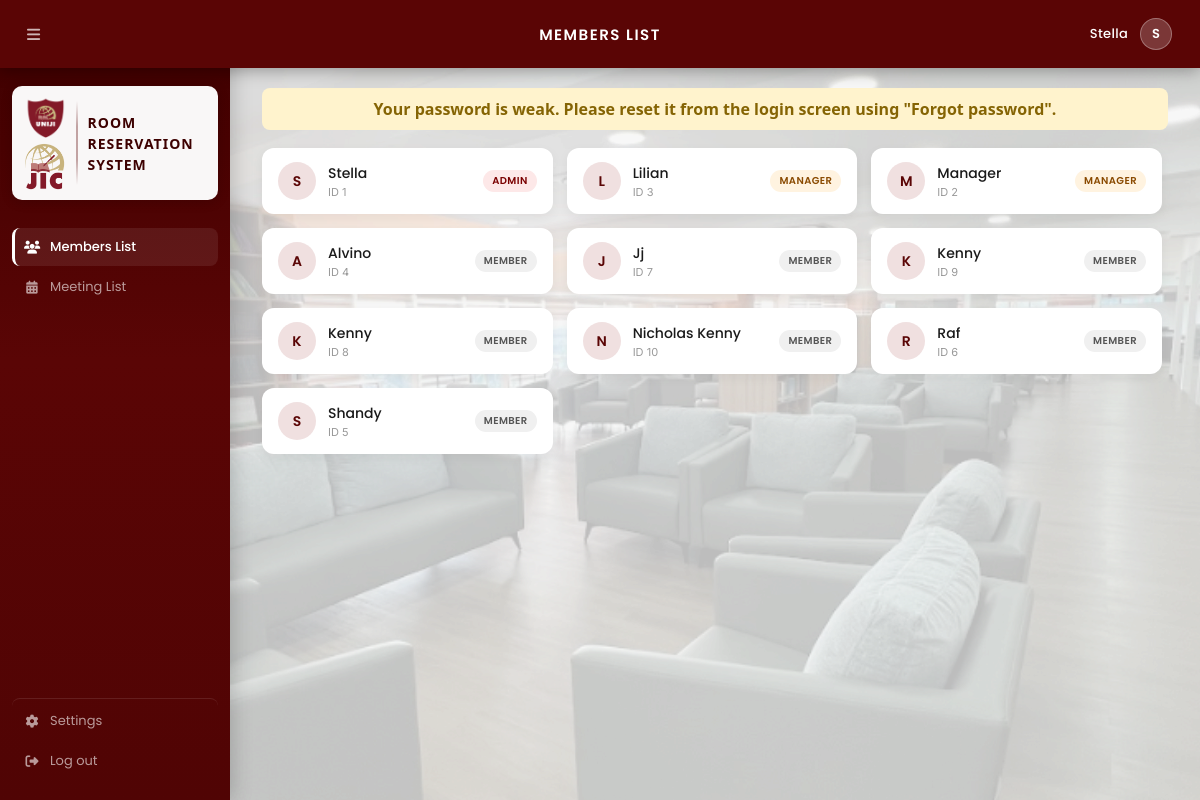
Page /pages/user_page.php (signed in) on the committed database.
### tables this page shows
CREATE TABLE `role` (
  `id` int(20) NOT NULL,
  `role` enum('Member','Admin','Manager') DEFAULT 'Member',
  `user_id` int(20) UNSIGNED NOT NULL
);

CREATE TABLE `user` (
  `id` int(20) UNSIGNED NOT NULL,
  `name` varchar(250) NOT NULL,
  `major` varchar(150) NOT NULL,
  `email` varchar(250) NOT NULL,
  `password` varchar(300) NOT NULL,
  `profile_pic` varchar(255) NOT NULL DEFAULT 'avatar1.png'
);

### pages/user_page.php (the view, shortened to what this page needs)
<?php
    require_once '../components/config.php';
    $show_weak_password = !empty($_SESSION['weak_password']);
    $sql = "SELECT user.id, user.name, user.major, user.profile_pic, role.role
            FROM user
            LEFT JOIN role ON user.id = role.user_id
            ORDER BY
                CASE
                    WHEN LOWER(role.role) = 'admin' THEN 1
                    WHEN LOWER(role.role) = 'manager' THEN 2
                    ELSE 3
                END ASC,
                user.name ASC";
    $result = $conn->query($sql);
?>
<!DOCTYPE html>
<html lang="en">
<head>
    <link rel="stylesheet" href="../assets/css/style.css">
    <link rel="stylesheet" href="https://cdnjs.cloudflare.com/ajax/libs/font-awesome/6.0.0/css/all.min.css">
</head>
<body class="user-body">
    <div class="user-hero" aria-hidden="true"></div>
    <?php include '../components/header.php'; ?>
    <div class="user-container">
        <?php require_once '../components/sidebar.php'; ?>
        <main class="main-content-wrapper">
            <?php if ($show_weak_password): ?>
                <div id="weakPasswordBanner" style="background: #fff3cd; color: #856404; padding: 10px 14px; border-radius: 8px; margin-bottom: 18px; text-align: center; font-weight: 600;">
                    Your password is weak. Please reset it from the login screen using "Forgot password".
                </div>
            <?php endif; ?>
            <div id="membersView">
                <div class="member-grid">
                    <?php if ($result && $result->num_rows > 0): ?>
                        <?php while ($row = $result->fetch_assoc()):
                            $role_raw = $row['role'] ?? 'Member';
                            $role_lower = strtolower($role_raw);
                            $role_class = in_array($role_lower, ['admin','manager','member']) ? "member-role-$role_lower" : 'member-role-default';
                            $initials = strtoupper(mb_substr($row['name'], 0, 1));
                        ?>
                            <article class="member-card"
                                    data-id="<?php echo htmlspecialchars($row['id']); ?>"
                                    data-name="<?php echo htmlspecialchars($row['name']); ?>"
                                    data-role="<?php echo htmlspecialchars($role_raw); ?>"
                                    data-major="<?php echo htmlspecialchars($row['major'] ?? 'No Major Assigned'); ?>"
                                    data-avatar="<?php echo htmlspecialchars($row['profile_pic'] ?? 'avatar1.jpg'); ?>"
                                    onclick="openMemberModal(this)">
                                <div class="member-avatar"><?php echo $initials; ?></div>
                                <div class="member-info">
                                    <div class="member-name"><?php echo htmlspecialchars($row['name']); ?></div>
                                    <div class="member-id">ID <?php echo htmlspecialchars($row['id']); ?></div>
                                </div>
                                <div class="member-right-section">
                                    <span class="member-role <?php echo $role_class; ?>">
                                        <?php echo htmlspecialchars($role_raw); ?>
                                    </span>
                                </div>
                            </article>
                        <?php endwhile; ?>
                    <?php else: ?>
                        <div class="member-empty">No members found.</div>
                    <?php endif; ?>
                </div>
            </div>
        </main>
    </div>
</body>
</html>

### components/header.php (shortened to what this page needs)
<?php
    $is_index = basename($_SERVER['PHP_SELF']) === 'index.php';
    $asset_prefix = $is_index ? '' : '../';
    $body_class = $is_index ? '' : 'user-body';
?>
<!DOCTYPE html>
<html lang="en">
<head>
    <link rel="stylesheet" href="<?php echo $asset_prefix; ?>assets/css/style.min.css?v=<?php echo time(); ?>">
    <link rel="stylesheet" href="https://cdnjs.cloudflare.com/ajax/libs/font-awesome/6.4.0/css/all.min.css">
</head>
<body<?php echo $body_class ? ' class="' . $body_class . '"' : ''; ?>>
    <?php if ($is_index): ?>
        <header class="login-header-bar" aria-hidden="true"></header>
    <?php else: ?>
        <div class="user-hero" aria-hidden="true"></div>
        <header class="user-topbar">
            <button class="topbar-menu" type="button" aria-label="Open menu">
                <i class="fas fa-bars"></i>
            </button>
            <h1 class="page-title" id="page-title">Members List</h1>
            <div class="topbar-profile">
                <span class="profile-name"><?php echo htmlspecialchars($_SESSION['name']); ?></span>
                <div class="profile-avatar">
                    <?php
                        $raw_pic = $_SESSION['profile_pic'] ?? '';
                        $pic_name = !empty($raw_pic) ? basename($raw_pic) : '';
                        $pic_path = $asset_prefix . 'assets/images/' . $pic_name;
                        if (!empty($pic_name) && file_exists($pic_path)): ?>
                            <img src="<?php echo htmlspecialchars($pic_path); ?>"
                                 alt="Profile"
                                 style="width: 100%; height: 100%; object-fit: cover; border-radius: 50%;">
                        <?php else:
                            echo strtoupper(mb_substr($_SESSION['name'], 0, 1));
                        endif;
                    ?>
                </div>
            </div>
        </header>
    <?php endif; ?>

### components/sidebar.php (shortened to what this page needs)
<aside class="sidebar">
    <div class="sidebar-brand">
        <div class="brand-logos">
            <img src="../assets/images/unijipng.png" alt="Uni logo">
            <img src="../assets/images/jiclogopng.png" alt="JIC logo">
        </div>
        <div class="brand-divider" aria-hidden="true"></div>
        <div class="brand-text">
            <span>ROOM</span>
            <span>RESERVATION</span>
            <span>SYSTEM</span>
        </div>
    </div>
    <nav class="sidebar-nav">
        <a href="javascript:void(0);" onclick="switchView('members')" id="nav-members" class="nav-link active">
            <i class="fas fa-users"></i> Members List
        </a>
        <a href="javascript:void(0);" onclick="switchView('meetings')" id="nav-meetings" class="nav-link">
            <i class="fas fa-calendar-alt"></i> Meeting List
        </a>
        <a href="#" class="nav-link nav-spacer"><i class="fas fa-gear"></i> Settings</a>
        <a href="../index.php" class="nav-link"><i class="fas fa-sign-out-alt"></i> Log out</a>
    </nav>
</aside>

### rows in the picture
role: user.name "S", user.name "Stella", user "1", role "ADMIN"
role: user.name "L", user.name "Lilian", user "3", role "MANAGER"
role: user.name "M", user.name "Manager", user "2", role "MANAGER"
role: user.name "A", user.name "Alvino", user "4", role "MEMBER"
role: user.name "J", user.name "Jj", user "7", role "MEMBER"
role: user.name "K", user.name "Kenny", user "9", role "MEMBER"
role: user.name "K", user.name "Kenny", user "8", role "MEMBER"
role: user.name "N", user.name "Nicholas Kenny", user "10", role "MEMBER"
role: user.name "R", user.name "Raf", user "6", role "MEMBER"
role: user.name "S", user.name "Shandy", user "5", role "MEMBER"

### other values in the picture
$_SESSION['name'] "Stella"
mb_substr($_SESSION['name'], 0, 1) "S"
